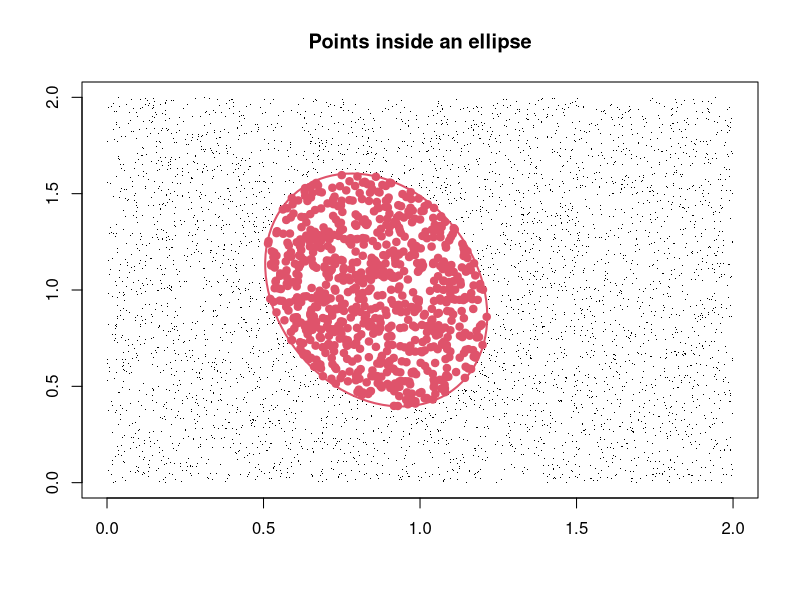
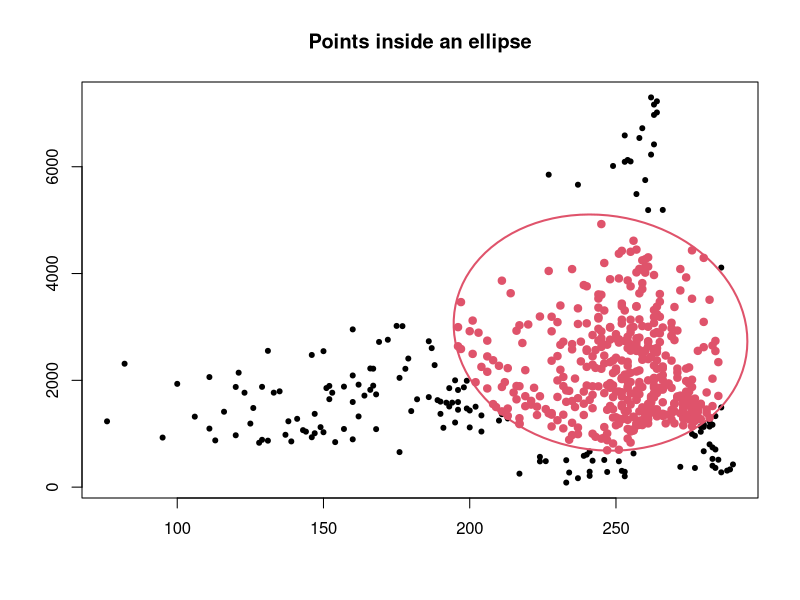
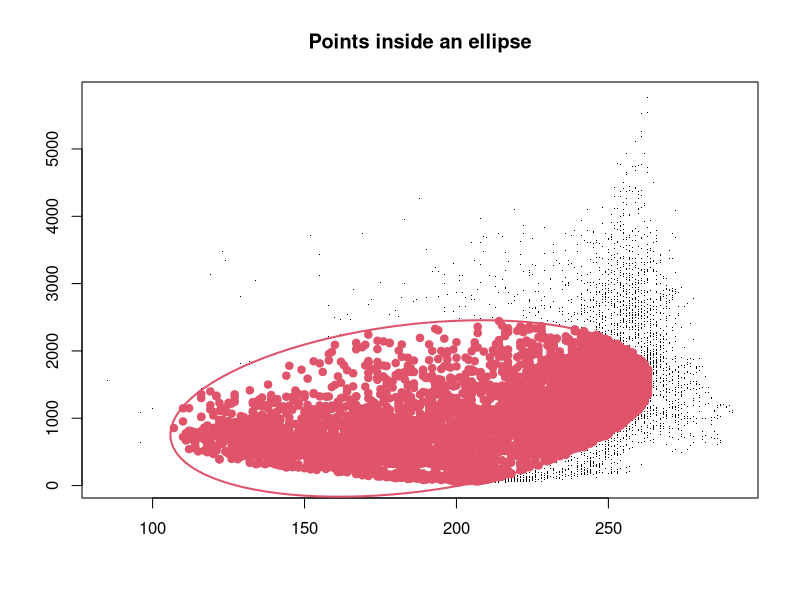

The R script that drew these images, in order:
# May, 2017
# Laura Jim?nez

# Function that determines which points from a given matrix are inside
# an ellipse -------

## Parameters ----------
## cloud == matrix that contains the coordinates of the points to evaluate
## centroid == vector with the coordinates of the centroid of the ellipse
## sigma == covariance matrix that defines de ellipse
## alpha == confidence level

el.in <- function(cloud,centroid,sigma,alpha){
  # step 1: calculate de Mahalanobis distance
  maha <- mahalanobis(x=cloud,center=centroid,cov=sigma)
  # step 2: a point is inside the confidence region (1-alpha=confidence%) if
  # the distance divided by the quantile of a Chi-square variable with k d.f. is less than 1
  chi.q <- qchisq(alpha,ncol(cloud))
  check <- (maha/chi.q) <= 1
  cloud <- cbind(rep(1,nrow(cloud))*check,cloud)
    return(as.matrix(cloud))
}

# Example ------------------

mu <- c(0.86,1)
sigma <- matrix(c(0.021,-0.008,-0.008,0.061),ncol=2,byrow=T)
# Define the matrix of points
cloud <- cbind(runif(5000,0,2),runif(5000,0,2))
# Use the function to determine which points from the matrix are inside the ellipse
check <- el.in(cloud,mu,sigma,0.95)
# Plot the points, ellipse and use different colors for the points inside/outside the ellipse
x11()
plot(check[,2],check[,3],pch=".",xlab="",ylab="",main="Points inside an ellipse")     
el <- ellipse::ellipse(x=sigma,centre = mu,level=0.95)
lines(el,col=2,lwd=2)
points(subset(check,check[,1]==1)[,2:3],pch=19,col=2)


# Example 2 ----------------
occ <- read.csv ("./Threnetes_ruckeri_occ_bios.csv",header=T)[,-(1:2)]

# mu calculates the means of the columns that contain the occurrneces
mu <- colMeans(occ)
# Sigma calculates the covariance of the occurrences
Sigma <- cov(occ)
# Define the matrix of points
cloud <- read.csv("./Threnetes_ruckeri_M_bios.csv",header=T)[,-(1:2)]

check <- el.in(cloud,mu,Sigma,0.95)

x11()
plot(check[,2],check[,3],pch=20,xlab="",ylab="",main="Points inside an ellipse")     
el <- ellipse::ellipse(x=Sigma,centre = mu,level=0.95)
lines(el,col=2,lwd=2)
points(subset(check,check[,1]==1)[,2:3],pch=19,col=2)


# example 3 ----------------

occ <- read.csv ("./Catasticta_nimbice_bios.csv",header=T)[,-(1:2)]

# mu calculates the means of the columns that contain the occurrneces
mu <- colMeans(occ)
# Sigma calculates the covariance of the occurrences
Sigma <- cov(occ)
# Define the matrix of points
cloud <- read.csv("./Catasticta_nimbice_M_bios.csv",header=T)[,-(1:2)]

check <- el.in(cloud,mu,Sigma,0.95)

x11()
plot(check[,2],check[,3],pch=".",xlab="",ylab="",main="Points inside an ellipse")     
el <- ellipse::ellipse(x=Sigma,centre = mu,level=0.95)
lines(el,col=2,lwd=2)
points(subset(check,check[,1]==1)[,2:3],pch=19,col=2)
